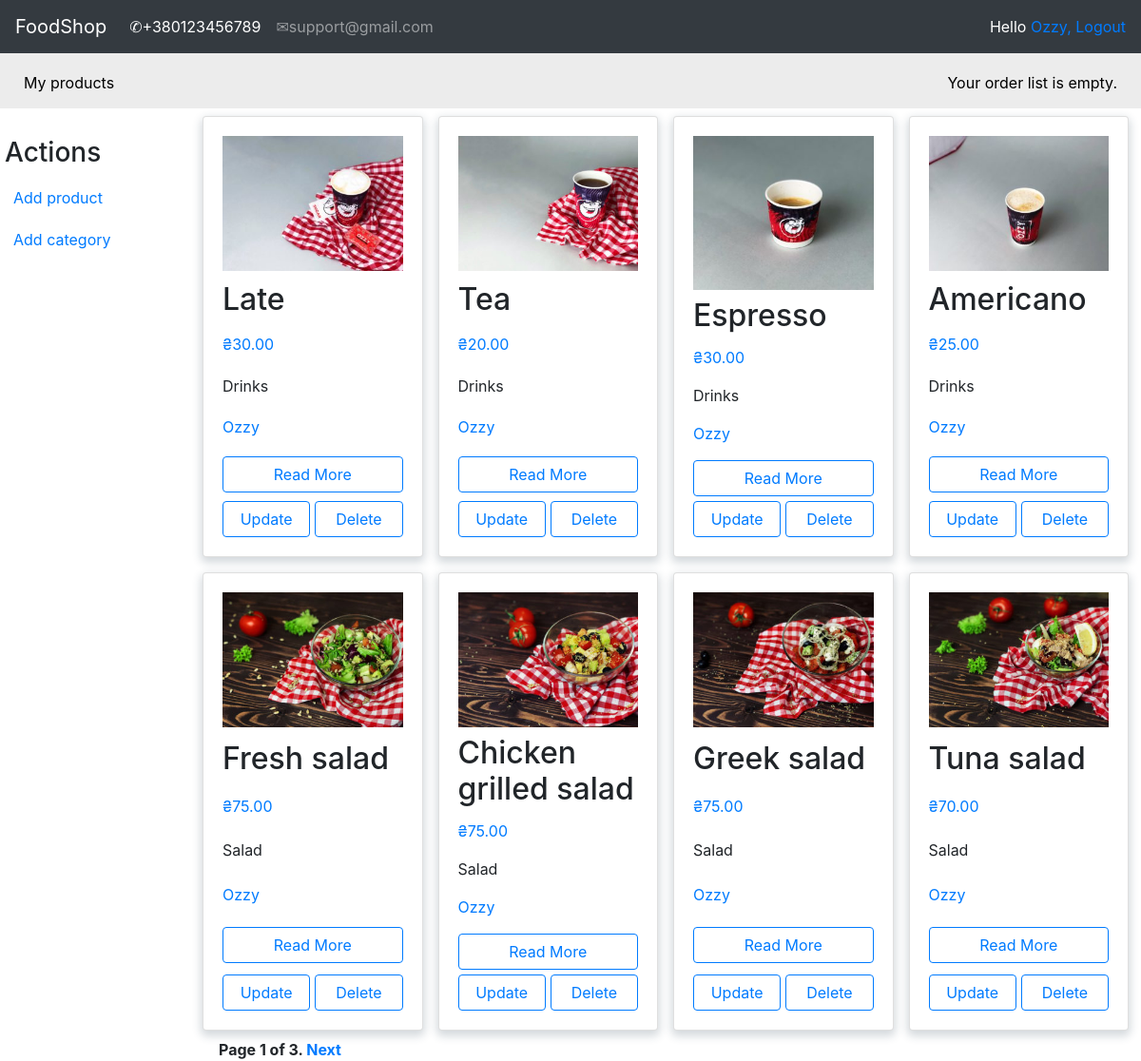
Screenshot of /account/my_products/ (signed in) with the database file from the repository.
### shop/models.py (models this page shows, shortened)
class Product(models.Model):
    shop = models.ForeignKey(Shop, on_delete=models.CASCADE)
    category = models.ForeignKey(Category, on_delete=models.CASCADE)
    name = models.CharField(max_length=150, db_index=True)
    slug = models.SlugField(max_length=150, db_index=True)
    image = models.ImageField(upload_to='image_products/%Y/%m/%d', default='image_products/no_img.png')
    description = models.TextField(blank=True)
    price = models.DecimalField(max_digits=10, decimal_places=2)
    available = models.BooleanField(default=True)
    created = models.DateTimeField(auto_now_add=True)
    updated = models.DateTimeField(auto_now=True)
    objects = ProductManager()
    class Meta:
        ordering = ('-created',)
        index_together = (('id', 'slug'),)
        default_related_name = "products"
    def get_absolute_url(self):
        return reverse('product_detail',
                       args=[self.id, self.slug])
    def get_shop_slug(self):
        shop = Shop.objects.get(name=self.shop)
        shop = shop.slug
        return reverse('product_list_by_shop',
                       args=[shop])

class Category(models.Model):
    name = models.CharField(max_length=150, db_index=True)
    slug = models.SlugField(max_length=150, db_index=True, unique=True)
    class Meta:
        ordering = ('name',)
        default_related_name = "category"
        verbose_name = "Category"
        verbose_name_plural = "Categories"
    def __str__(self):
        return self.name

class Shop(models.Model):
    owner = models.OneToOneField(settings.AUTH_USER_MODEL, on_delete=models.CASCADE)
    name = models.CharField(max_length=150, db_index=True)
    slug = models.SlugField(max_length=150, db_index=True, unique=True)
    class Meta:
        ordering = ('name',)
        default_related_name = "shop"
    def __str__(self):
        return self.name

### account/decorators.py (the view)
    def wrapper_func(request, *args, **kwargs):
        group = None
        if request.user.groups.exists():
            group = request.user.groups.filter(name='entrepreneur').exists()
        if group:
            return view_func(request, *args, **kwargs)
        else:
            return redirect('product_list')

### account/templatetags/custom_tags.py (called while the page is built)
@register.filter(name='has_group')
def has_group(user, group_name):
    return user.groups.filter(name=group_name).exists()

@register.filter(name='has_shop')
def has_shop(user, shop_name):
    if Shop.objects.filter(owner=user):
        if Shop.objects.get(owner=user).name == shop_name.name:
            return shop_name.name
    else:
        return None

### account/views.py (called while the page is built)
@login_required
@entrepreneur_only
def myProducts(request):
    shop = Shop.objects.get(owner=request.user)
    products = Product.objects.filter(shop=shop)
    paginator = Paginator(products, 8)
    page = request.GET.get('page')
    try:
        objects = paginator.page(page)
    except PageNotAnInteger:
        objects = paginator.page(1)
    except EmptyPage:
        objects = paginator.page(paginator.num_pages)
    context = {"products": objects}
    return render(request, 'registration/CRUD/my_products.html', context)

### orderlist/context_processors.py (called while the page is built)
def orderlist(request):
    return {'orderlist': OrderList(request)}

### orderlist/orderlist.py (called while the page is built)
    def __len__(self):
        return sum(item['count'] for item in self.orderlist.values())

### templates/registration/CRUD/my_products.html (shortened to what this page needs)
{% extends 'shop/base.html' %}
{% load custom_tags %}
{% load static %}
{% block context %}
<div id="sidebar">
        <h3 style="margin-left: 5px">Actions</h3>
        <ul>
            <li>
                <a href="{% url 'create_product' %}">Add product</a>
            </li>
            <li>
                <a href="{% url 'create_category' %}">Add category</a>
            </li>
        </ul>
    </div>
<div class="d-flex flex-column" style="margin-right: -5px;">
{% if products %}
<div class="row" style="margin-right: 5px">
      {% for product in products %}
        <div class="post-item col-12 col-sm-6 col-md-6 col-lg-3 p-2">
          <div class="card h-100 card-product">
            <div class="card-body card-flex">
               <div class="product-image mb-2">
                <img src="{{ product.image.url }}">
               </div>
              <h2 class="card-title">{{ product.name }}</h2>
              <p class="text-primary">₴{{ product.price}}</p>
              <p class="card-text">{{product.category|safe | truncatewords:10 }}</p>
              <p class="card-text"><a href="{{ product.get_shop_slug }}">
                  {{product.shop|safe | truncatewords:10 }}</a></p>
              <a href="{{ product.get_absolute_url }}" style="width:100%; margin-bottom: 5px" class="btn btn-outline-primary">Read More</a>
              {% if request.user.is_authenticated %}
                {% if request.user|has_shop:product.shop %}
                <div class="d-flex justify-content-between">
                <a href="{% url 'update_product' product.id product.slug %}" style="width:50%; margin-right: 5px"
                   class="btn btn-outline-primary">Update</a>
                <a href="{% url 'delete_product' product.id product.slug %}" style="width:50%;"
                   class="btn btn-outline-primary">Delete</a>
                </div>
                {% endif %}
              {% endif %}
            </div>
          </div>
        </div>
      {% endfor %}
    </div>
    {% if products %}
    {% include 'pagination/pagination.html' with page=products %}
    {% endif %}
    </div>
{% else %}
<p style="font-style:oblique; font-size: 400%">Sorry, there are no products in this collection.</p>
{% endif %}
{% endblock %}

### templates/shop/base.html (shortened to what this page needs)
{% load custom_tags %}
{% load static %}
<html lang="en">
<head>
    <link rel="stylesheet" href="https://maxcdn.bootstrapcdn.com/bootstrap/4.0.0/css/bootstrap.min.css">
    <link rel="stylesheet" type="text/css" href="{% static '/css/style.css' %}">
    <link rel="stylesheet" type="text/css" href="{% static '/categories-slider/splide-2.4.21/dist/css/splide.min.css' %}">
    <link rel="stylesheet" type="text/css" href="{% static '/categories-slider/style.css' %}">
</head>
<body>
<nav class="navbar navbar-expand-lg navbar-dark bg-dark">
  <a class="navbar-brand" href="{% url 'product_list' %}">FoodShop</a>
  <div class="collapse navbar-collapse" id="navbarSupportedContent">
    <ul class="navbar-nav mr-auto">
      <li class="nav-item active">
        <a class="nav-link" href="#">&#9990;+380123456789<span class="sr-only">(current)</span></a>
      </li>
      <li class="nav-item">
        <a class="nav-link" href="#">&#9993;support@gmail.com</a>
      </li>
    </ul>
      <span class="user">
        {% if request.user.is_authenticated %}
          Hello <a href="{% url 'edit' %}">{{ request.user.username }},</a>
          <a href="{% url 'logout' %}">Logout</a>
        {% else %}
            <a href="{% url 'login' %}">Log-in</a>
        {% endif %}
    </span>
  </div>
</nav>
<div id="subheader">
<div class="my-products">
    {% if request.user.is_authenticated %}
        {% if request.user|has_group:"entrepreneur" %}
            <a href="{% url 'my_products' %}">My products</a>
        {% endif %}
    {% endif %}
</div>
 <div class="order-list">
          {% with total_items=orderlist|length %}
            {% if orderlist|length > 0 %}
                Your order list contains:
                <a href="{% url 'orderlist:orderlist_detail' %}">
                    {{ total_items }} item{{ total_items|pluralize }},
                    ₴{{ orderlist.get_total_price }}
                </a>
            {% else %}
                Your order list is empty.
            {% endif %}
        {% endwith %}
      </div>
 </div>
{% block context %}
{% endblock context %}
{% load static %}
</body>
</html>

### static/css/style.css (style rules this page uses)
html { overflow-x: hidden; }
.order-list { color: white; }
#subheader { background:#ececec; color:#444; padding:15px 100px; overflow:auto; }
#subheader .order-list { float:right; color:black; padding-top:4px; margin-right: -75px; }
#subheader .my-products { float: left; color: black; padding-top: 4px; margin-left: -75px; }
#subheader .my-products a { color: black; }
.user { color:white; }
#sidebar { width:220px; padding:30px 20px 0 0; float:left; }
#sidebar ul { margin:0; padding:0; }
#sidebar ul li { margin:0; list-style:none; padding:10px 14px; }
#sidebar ul li a { display:block; }
.card-flex { display:flex; flex-direction:column; justify-content:space-between; }
.card-product { box-shadow: 0px 4px 10px 1.7px rgb(34 60 80 / 20%); }
.product-image { max-width: 360px; max-height: 420px; }
.product-image img { display: block; max-width: 100%; object-fit: cover; }

### rows the page displays
Product: image (picture), name "Late", price "30.00", category "Drinks", shop "Ozzy", shows "Update"
Product: image (picture), name "Tea", price "20.00", category "Drinks", shop "Ozzy", shows "Update"
Product: image (picture), name "Espresso", price "30.00", category "Drinks", shop "Ozzy", shows "Update"
Product: image (picture), name "Americano", price "25.00", category "Drinks", shop "Ozzy", shows "Update"
Product: image (picture), name "Fresh salad", price "75.00", category "Salad", shop "Ozzy", shows "Update"
Product: image (picture), name "Chicken grilled salad", price "75.00", category "Salad", shop "Ozzy", shows "Update"
Product: image (picture), name "Greek salad", price "75.00", category "Salad", shop "Ozzy", shows "Update"
Product: image (picture), name "Tuna salad", price "70.00", category "Salad", shop "Ozzy", shows "Update"

### other values shown
{{ request.user.username }} "Ozzy"
{{ page.number }} "1"
{{ page.paginator.num_pages }} "3"
